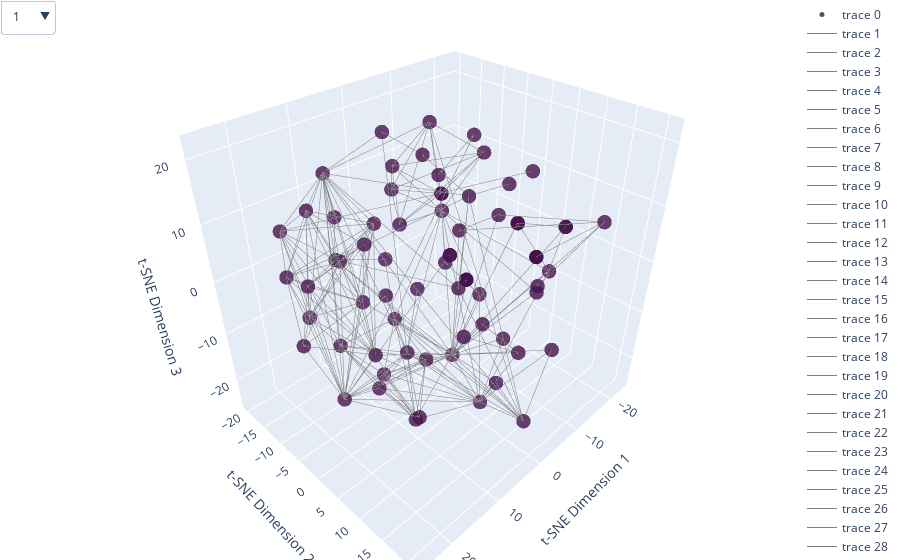

Write notebook code for a chart like this one.
### Markdown cell above
### checking convergence

### Code cell
def plot_tsne(similarities, node_list, edge_list, perplexity=50, learning_rate=12, n_iter=300, early_exaggeration=12.0, interactive=False):
    tsne = TSNE(n_components=3, perplexity=perplexity, learning_rate=learning_rate, early_exaggeration=early_exaggeration, n_iter=n_iter)
    embeddings = tsne.fit_transform(1 - similarities)

    kl_div = tsne.kl_divergence_
    for i in range(n_iter):
        #print(f"Iteration {i+1}: KL divergence = {kl_div}")
        if kl_div < 0.05:
            print(f"t-SNE has converged in iteration n. {i+1}")
            break

    inertias = []
    for k in range(1, min(10, len(node_list))):
        kmeans = KMeans(n_clusters=k)
        kmeans.fit(embeddings)
        inertias.append(kmeans.inertia_)

    plt.figure(figsize=(10, 6))
    plt.plot(range(1, min(10, len(node_list))), inertias, marker='o', linestyle='--')
    plt.xlabel('Number of clusters')
    plt.ylabel('Inertia')
    plt.title('Elbow Method For Optimal Number of Clusters')
    plt.xticks(range(1, min(10, len(node_list))))
    plt.grid(True)
    plt.show()

    optimal_k = np.argmin(np.diff(inertias)) + 1
    # Perform K-means
    kmeans = KMeans(n_clusters=optimal_k)
    print(f"Optimal number of clusters: {optimal_k}")
    labels = kmeans.fit_predict(embeddings)

    plt.figure(figsize=(10, 8))
    plt.scatter(embeddings[:, 0], embeddings[:, 1], c='blue', s=50)

    for edge in edge_list:
        u, v = edge
        u_index = node_list.index(u)
        v_index = node_list.index(v)
        plt.plot([embeddings[u_index, 0], embeddings[v_index, 0]], 
                    [embeddings[u_index, 1], embeddings[v_index, 1]], 
                    color='gray', alpha=0.5)

    for i, node_number in enumerate(node_list):
        plt.text(embeddings[i, 0], embeddings[i, 1], node_number, color='black')

    plt.title('TSNE Visualization of Node Similarities')
    plt.xlabel('TSNE Dimension 1')
    plt.ylabel('TSNE Dimension 2')
    plt.grid(True)
    plt.show()

    if interactive:
        trace = go.Scatter3d(
            x=embeddings[:, 0],
            y=embeddings[:, 1],
            z=embeddings[:, 2],
            mode='markers',
            text=node_list,
            hoverinfo='text',
            marker=dict(
                size=5,
                color=labels,
                colorscale='twilight',
                opacity=0.8
            )
        )
        
        edge_traces = []
        for edge in edge_list:
            u, v = edge
            u_index = node_list.index(u)
            v_index = node_list.index(v)
            edge_trace = go.Scatter3d(
                x=[embeddings[u_index, 0], embeddings[v_index, 0]],
                y=[embeddings[u_index, 1], embeddings[v_index, 1]],
                z=[embeddings[u_index, 2], embeddings[v_index, 2]],
                mode='lines',
                line=dict(color='gray', width=1),
                hoverinfo='none'
            )
            edge_traces.append(edge_trace)
        
        dropdown_buttons = [
            {
                'label': node,
                'method': 'update',
                'args': [
                    {'selectedpoints': [node_list.index(node)]},
                    {'marker.color': ['rgba(255,0,0,1)' if i == node_list.index(node) else 'rgba(0,0,0,1)' for i in range(len(node_list))]}
                ]
            }
            for node in node_list
        ]

        updatemenu = [
            {
                'buttons': dropdown_buttons,
                'direction': 'down',
                'showactive': True,
            }
        ]

        layout = go.Layout(
            scene=dict(
                xaxis=dict(title='t-SNE Dimension 1'),
                yaxis=dict(title='t-SNE Dimension 2'),
                zaxis=dict(title='t-SNE Dimension 3')
            ),
            margin=dict(l=0, r=0, b=0, t=0),
            updatemenus=updatemenu
        )

        fig = go.Figure(data=[trace] + edge_traces, layout=layout)
        fig.show()

plot_tsne(similarity_matrix, node_list, edge_list, interactive=True)
